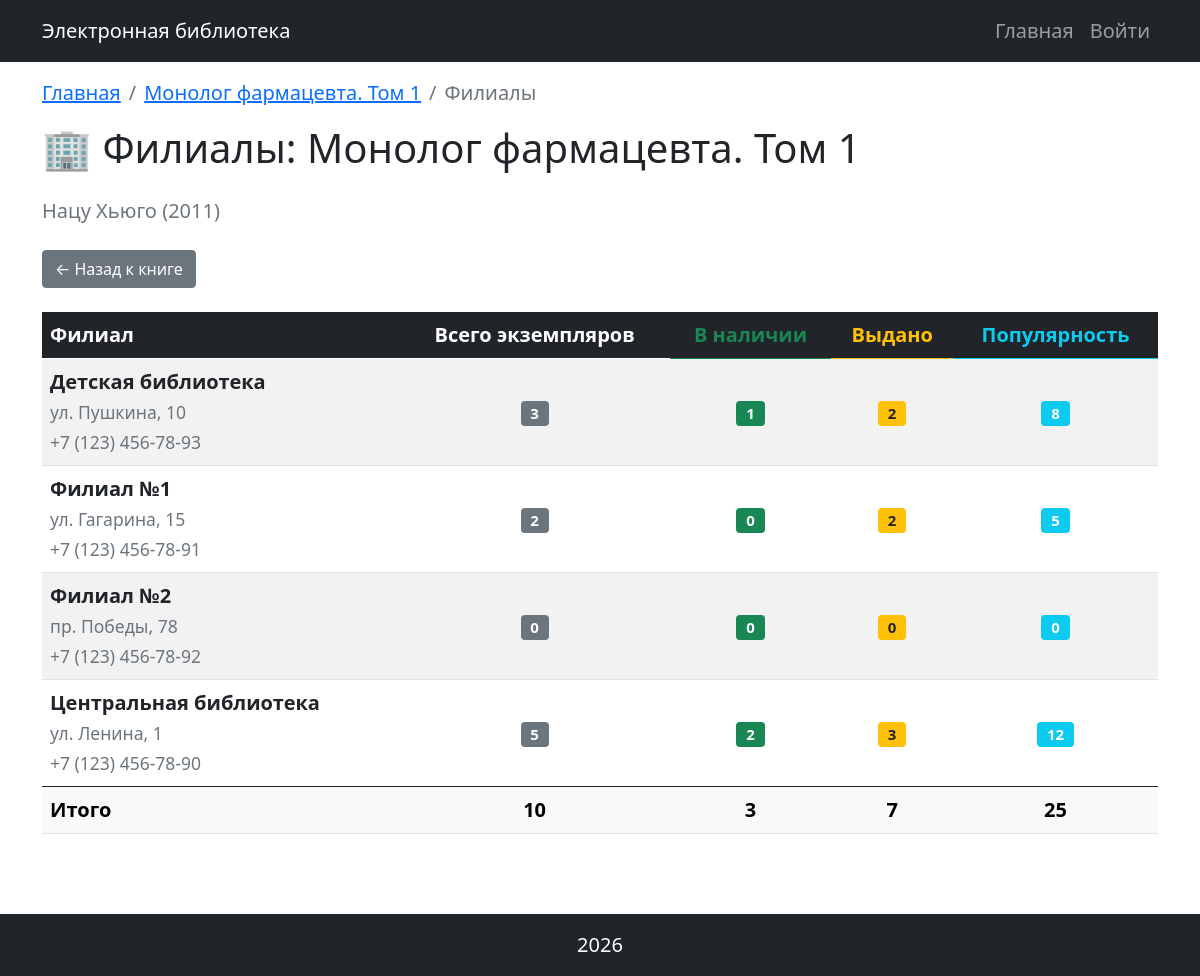
The app's page /book/1/branches with its own data.
### models.py (models this page shows, shortened)
class Book(db.Model):
    __tablename__ = 'books'
    id = db.Column(db.Integer, primary_key=True)
    title = db.Column(db.String(200), nullable=False)
    description = db.Column(db.Text, nullable=False)
    year = db.Column(db.Integer, nullable=False)
    publisher = db.Column(db.String(200), nullable=False)
    author = db.Column(db.String(200), nullable=False)
    age = db.Column(db.Integer, nullable=False)
    created_at = db.Column(db.DateTime, default=datetime.now)
    genres = db.relationship('Genre', secondary=book_genre, lazy='subquery',
                             backref=db.backref('books', lazy=True))
    cover = db.relationship('Cover', back_populates='book', uselist=False,
                            cascade='all, delete-orphan', foreign_keys=[Cover.book_id])
    copies = db.relationship('BookCopy', back_populates='book',
                             cascade='all, delete-orphan', foreign_keys=[BookCopy.book_id])
    def get_branch_stats(self, branch_id):
        copies = BookCopy.query.filter_by(book_id=self.id, branch_id=branch_id).all()
        total = len(copies)
        available = sum(1 for c in copies if c.status == 'available')
        issued = sum(1 for c in copies if c.status == 'issued')
        popularity = BookLoan.query.join(BookCopy).filter(
            BookCopy.book_id == self.id,
            BookCopy.branch_id == branch_id
        ).count()
        return {
            'total': total,
            'available': available,
            'issued': issued,
            'popularity': popularity
        }

class Branch(db.Model):
    __tablename__ = 'branches'
    id = db.Column(db.Integer, primary_key=True)
    name = db.Column(db.String(200), nullable=False, unique=True)
    address = db.Column(db.String(300), nullable=False)
    phone = db.Column(db.String(50))
    created_at = db.Column(db.DateTime, default=datetime.now)

### books.py (the view)
@books_bp.route('/book/<int:book_id>/branches')
def branches(book_id):
    book = Book.query.get_or_404(book_id)
    branches = Branch.query.order_by(Branch.name).all()
    branches_stats = []
    for branch in branches:
        stats = book.get_branch_stats(branch.id)
        branches_stats.append({
            'branch': branch,
            'stats': stats
        })
    return render_template('book_branches.html', book=book, branches_stats=branches_stats)

### templates/book_branches.html (shortened to what this page needs)
{% extends 'base.html' %}
{% block content %}
<div class="row">
    <div class="col-12">
        <nav aria-label="breadcrumb">
            <ol class="breadcrumb">
                <li class="breadcrumb-item"><a href="{{ url_for('books.index') }}">Главная</a></li>
                <li class="breadcrumb-item"><a href="{{ url_for('books.view', book_id=book.id) }}">{{ book.title }}</a></li>
                <li class="breadcrumb-item active">Филиалы</li>
            </ol>
        </nav>
        <h1 class="mb-4">🏢 Филиалы: {{ book.title }}</h1>
        <p class="text-muted mb-4">{{ book.author }} ({{ book.year }})</p>
        <div class="mb-4">
            <a href="{{ url_for('books.view', book_id=book.id) }}" class="btn btn-secondary">
                ← Назад к книге
            </a>
        </div>
        {% if branches_stats %}
            <div class="table-responsive">
                <table class="table table-striped table-hover">
                    <thead class="table-dark">
                        <tr>
                            <th>Филиал</th>
                            <th class="text-center">Всего экземпляров</th>
                            <th class="text-center text-success">В наличии</th>
                            <th class="text-center text-warning">Выдано</th>
                            <th class="text-center text-info">Популярность</th>
                        </tr>
                    </thead>
                    <tbody>
                        {% for item in branches_stats %}
                            <tr>
                                <td>
                                    <strong>{{ item.branch.name }}</strong>
                                    <br>
                                    <small class="text-muted">{{ item.branch.address }}</small>
                                    {% if item.branch.phone %}
                                        <br>
                                        <small class="text-muted">{{ item.branch.phone }}</small>
                                    {% endif %}
                                </td>
                                <td class="text-center align-middle">
                                    <span class="badge bg-secondary">{{ item.stats.total }}</span>
                                </td>
                                <td class="text-center align-middle">
                                    <span class="badge bg-success">{{ item.stats.available }}</span>
                                </td>
                                <td class="text-center align-middle">
                                    <span class="badge bg-warning text-dark">{{ item.stats.issued }}</span>
                                </td>
                                <td class="text-center align-middle">
                                    <span class="badge bg-info">{{ item.stats.popularity }}</span>
                                </td>
                            </tr>
                        {% endfor %}
                    </tbody>
                    <tfoot class="table-light">
                        <tr>
                            <th><strong>Итого</strong></th>
                            <th class="text-center">{{ branches_stats|sum(attribute='stats.total') }}</th>
                            <th class="text-center">{{ branches_stats|sum(attribute='stats.available') }}</th>
                            <th class="text-center">{{ branches_stats|sum(attribute='stats.issued') }}</th>
                            <th class="text-center">{{ branches_stats|sum(attribute='stats.popularity') }}</th>
                        </tr>
                    </tfoot>
                </table>
            </div>
        {% else %}
            <div class="alert alert-info text-center">
                <h4>Нет филиалов</h4>
                <p>Добавьте филиалы через кнопку "Добавить тестовые филиалы"</p>
            </div>
        {% endif %}
    </div>
</div>
{% endblock %}

### static/styles.css (style rules this page uses)
body { font-size: 1.25rem; }

### records on screen
Book: title "Монолог фармацевта. Том 1", author "Нацу Хьюго", year "2011"
Branch: branch.name "Детская библиотека", branch.address "ул. Пушкина, 10", branch.phone "+7 (123) 456-78-93"
Branch: branch.name "Филиал №1", branch.address "ул. Гагарина, 15", branch.phone "+7 (123) 456-78-91"
Branch: branch.name "Филиал №2", branch.address "пр. Победы, 78", branch.phone "+7 (123) 456-78-92"
Branch: branch.name "Центральная библиотека", branch.address "ул. Ленина, 1", branch.phone "+7 (123) 456-78-90"

### other values on screen
{{ item.stats.total }} "3" "2" "0" "5"
{{ item.stats.available }} "1" "0" "0" "2"
{{ item.stats.issued }} "2" "2" "0" "3"
{{ item.stats.popularity }} "8" "5" "0" "12"
{{ branches_stats|sum(attribute='stats.total') }} "10"
{{ branches_stats|sum(attribute='stats.available') }} "3"
{{ branches_stats|sum(attribute='stats.issued') }} "7"
{{ branches_stats|sum(attribute='stats.popularity') }} "25"
